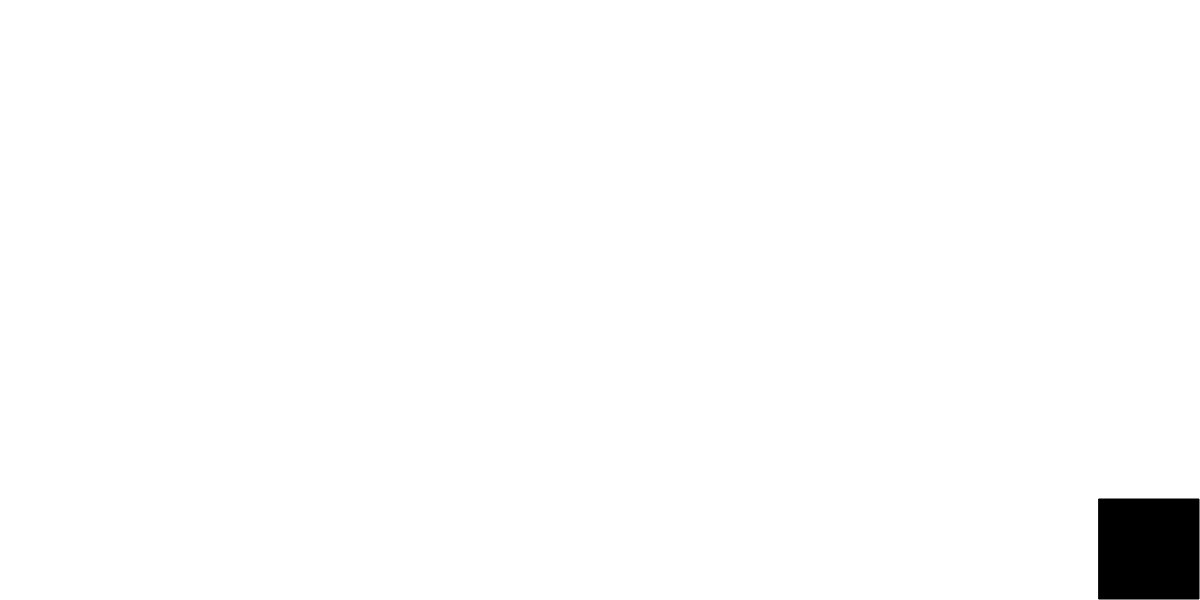
Frame 1 (no input)
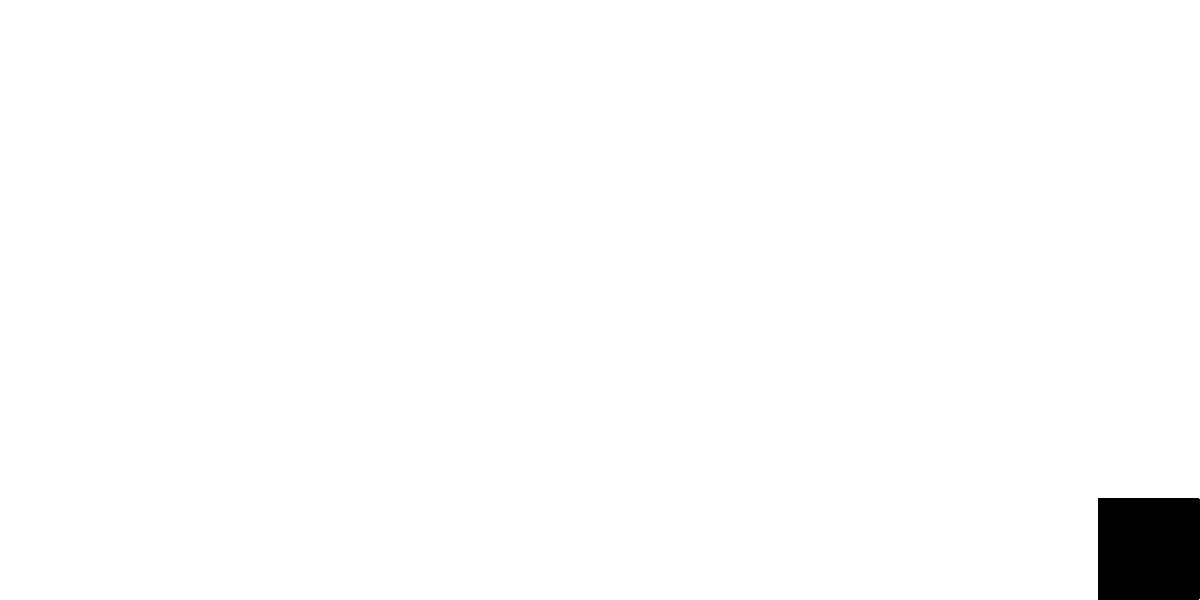
Frame 60 (no input)
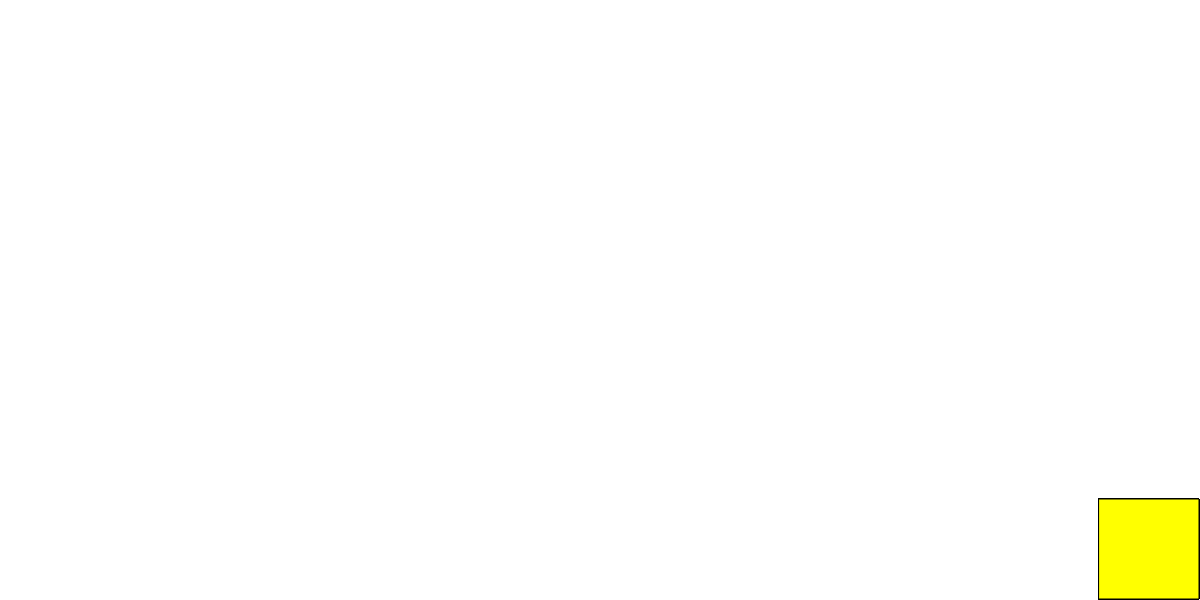
Frame 120 (the mouse pressed at the canvas centre since frame 60)

The p5.js sketch that drew these frames (run headless with seeded random() and noise() and a simulated clock; from frame 60 on, the mouse is pressed at the canvas centre):

// p5.js sketch
// ── sketch.js
function setup() {
  createCanvas(1200,600)
}

function draw() {
  fill(mouseX,mouseY,0)
  rect(1099,499,100,100)
}
